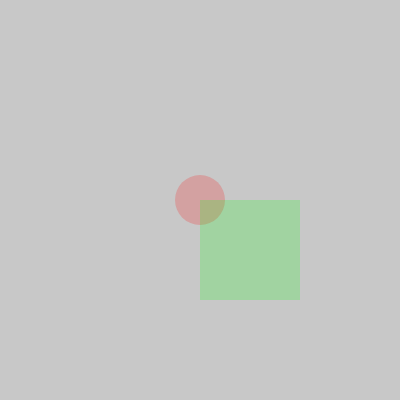
Frame 1 (no input)
Frame 60 (no input): identical to frame 1, image omitted
Frame 120 (the mouse pressed at the canvas centre since frame 60): identical to frame 1, image omitted

The p5.js sketch that drew this single still picture (run headless with seeded random() and noise() and a simulated clock; from frame 60 on, the mouse is pressed at the canvas centre):

// p5.js sketch
// ── sketch.js
function setup() {
  createCanvas(400, 400);
  console.log("something");
}

function draw() {
  background(200);
  noStroke();
  fill(255, 0, 0, 50);
  ellipse(width/2, height/2, 50, 50);

  fill(0, 255, 0, 50);
  rect(width/2, height/2, 100, 100);
}
